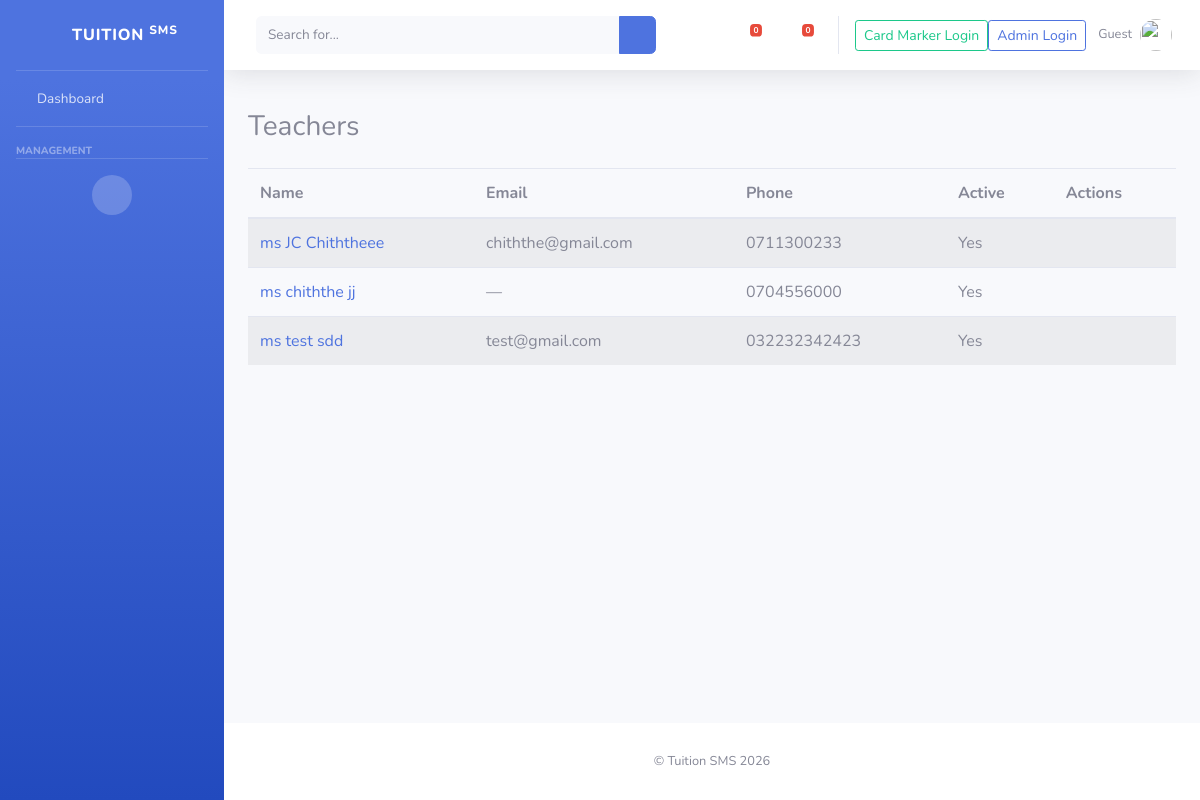
Screenshot of /teachers/ with the database file from the repository.
### academic_core/models.py (models this page shows, shortened)
class Teacher(models.Model):
    title = models.CharField(max_length=10, choices=TITLE_CHOICES, default='mr')
    first_name = models.CharField(max_length=120)
    last_name = models.CharField(max_length=120)
    profile_photo = models.ImageField(upload_to='teachers/photos/', null=True, blank=True)
    dob = models.DateField(null=True, blank=True)
    phone = models.CharField(max_length=32, blank=True)
    whatsapp = models.CharField(max_length=32, blank=True)
    email = models.EmailField(blank=True, null=True)
    user = models.OneToOneField(
        settings.AUTH_USER_MODEL,
        on_delete=models.SET_NULL,
        null=True,
        blank=True,
        related_name='teacher_profile'
    )
    is_active = models.BooleanField(default=True)
    class Meta:
        ordering = ['last_name', 'first_name']

### academic_core/templates_views.py (the view)
# urls.py: path('teachers/', tv.TeacherListView.as_view(), name='teacher_list'),
class TeacherListView(ListView):
    model = Teacher
    template_name = 'academic_core/teacher_list.html'
    context_object_name = 'teachers'
    queryset = Teacher.objects.all().order_by('last_name', 'first_name')

### academic_core/templates/academic_core/teacher_list.html (shortened to what this page needs)
{% extends 'academic_core/base.html' %}
{% block content %}
<div class="d-flex justify-content-between align-items-center mb-3">
  <h3>Teachers</h3>
</div>
<table class="table table-striped">
  <thead>
    <tr>
      <th>Name</th>
      <th>Email</th>
      <th>Phone</th>
      <th>Active</th>
      <th>Actions</th>
    </tr>
  </thead>
  <tbody>
    {% for t in teachers %}
      <tr>
        <td><a href="{% url 'academic_core:teacher_detail' t.pk %}">{{ t.title }} {{ t.first_name }} {{ t.last_name }}</a></td>
        <td>{{ t.email|default:"—" }}</td>
        <td>{{ t.phone|default:"—" }}</td>
        <td>{% if t.is_active %}Yes{% else %}No{% endif %}</td>
        <td>
        </td>
      </tr>
    {% empty %}
      <tr><td colspan="5">No teachers found.</td></tr>
    {% endfor %}
  </tbody>
</table>
{% endblock %}

### rows the page displays
Teacher: title "ms", first_name "JC", last_name "Chiththeee", email "chiththe@gmail.com", phone "0711300233", is_active "Yes"
Teacher: title "ms", first_name "chiththe", last_name "jj", email "—", phone "0704556000", is_active "Yes"
Teacher: title "ms", first_name "test", last_name "sdd", email "test@gmail.com", phone "032232342423", is_active "Yes"

### other values shown
{{ alerts_count|default:"0" }} "0"
{{ messages_count|default:"0" }} "0"
